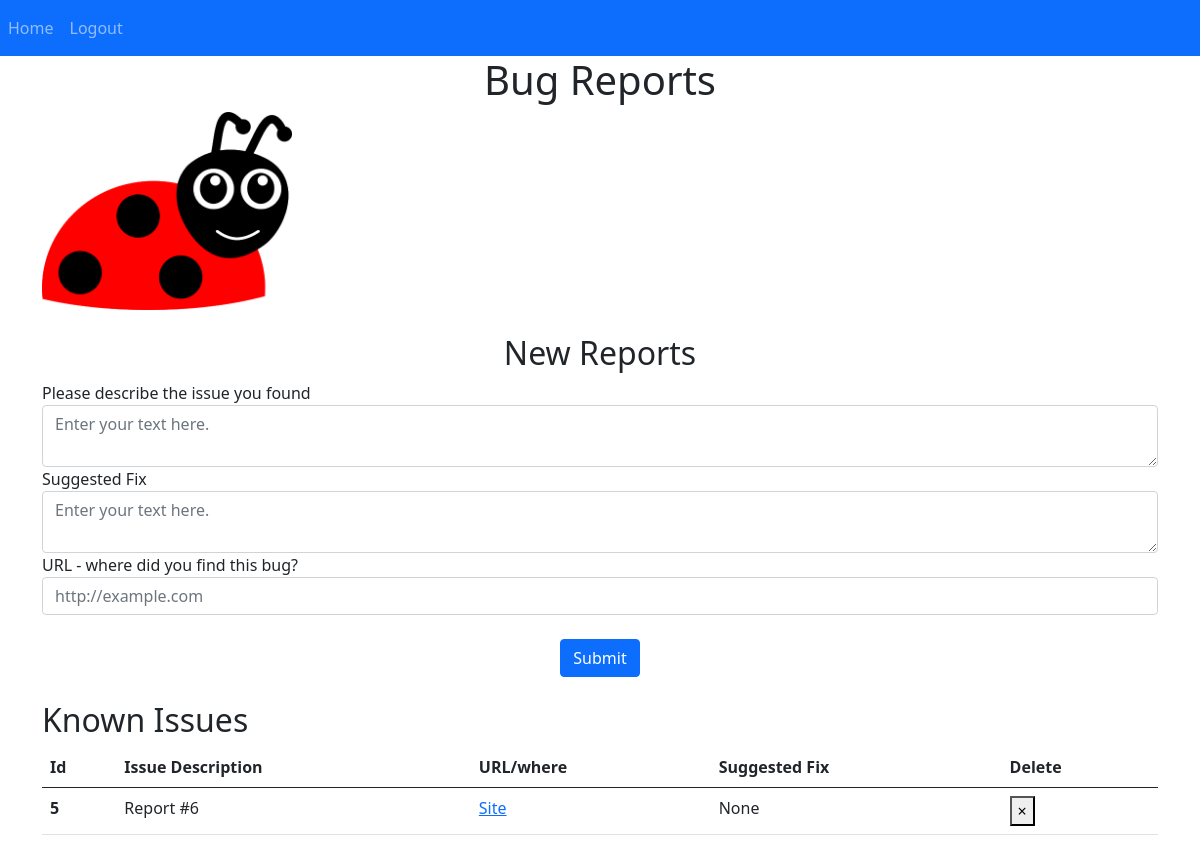
The page / (signed in) on the database as committed earlier.
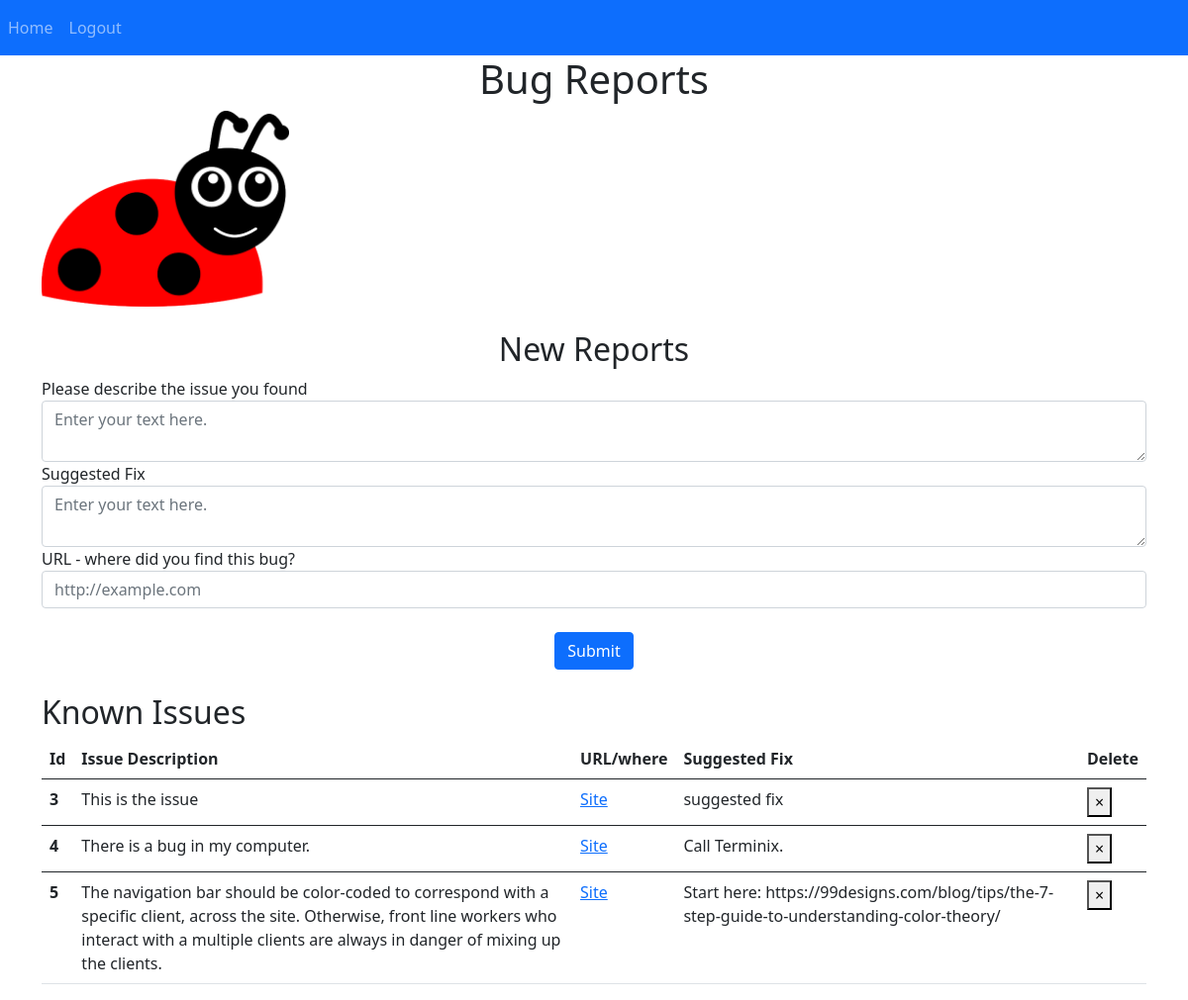
The same page on the database as committed later.
### website/models.py (models this page shows)
class Report(db.Model):
    id = db.Column(db.Integer, primary_key=True)
    issueDescription = db.Column(db.String(1500))
    url = db.Column(db.String(200))
    screenshot = db.Column(db.String(300))
    suggested_fix = db.Column(db.String(10000))
    resolution_status = db.Column(db.String(30))
    date = db.Column(db.DateTime(timezone=True), default=func.now())
    user_id = db.Column(db.Integer, db.ForeignKey('user.id'))

### website/views.py (the view, shortened to what this page needs)
@views.route('/', methods=['GET','POST'])
@login_required
def home():
    return render_template("home.html", user=current_user)

### website/__init__.py (called while the page is built)
def create_app():
    app = Flask(__name__)
    app.config['SECRET_KEY'] = 'random string'
    app.config['SQLALCHEMY_DATABASE_URI'] = f'sqlite:///{DB_NAME}'
    db.init_app(app)
    from .views import views
    from .auth import auth
    app.register_blueprint(views, url_prefix='/')
    app.register_blueprint(auth, url_prefix='/')
    from .models import User, Report
    create_database(app)
    login_manager = LoginManager()
    login_manager.login_view = 'auth.login'
    login_manager.init_app(app)
    @login_manager.user_loader
    def load_user(id):
        return User.query.get(int(id))
    return app

### website/templates/home.html
{% extends "base.html" %}{% block title %} Bug Report {% endblock %}
{% block content %}
<h1 align="center">Bug Reports</h1>
<img src="static/images/happy-ladybug.74cc4315.png" width="250" class="center">
<br/>
<br/>
<h2 align="center">New Reports</h2>
    <form method="POST">
        <div class="form-group">
            <label>Please describe the issue you found</label>
            <textarea name="issueDescription" id="issueDescription" class="form-control" placeholder="Enter your text here."></textarea>
        </div>
        <div class="form-group">
            <label>Suggested Fix</label>
            <textarea name="suggested_fix" id="suggested_fix" class="form-control" placeholder="Enter your text here."></textarea>
        </div>
        <div class="form-group">
            <label>URL - where did you find this bug?</label>
            <input type="url" name="url" id="url" class="form-control" placeholder="http://example.com" pattern="https://.*">
        </div>
        <br/>
        <div align="center">
            <button type="submit" class="btn btn-primary">Submit </button>
        </div>
    </form>
<br/>
<h2>Known Issues</h2>
<table class="table table-hover">
  <thead>
    <tr>
      <th scope="col"> Id </th>
      <th scope="col">Issue Description</th>
      <th scope="col">URL/where</th>
      <th scope="col">Suggested Fix</th>
        <th scope="col">Delete</th>
    </tr>
  </thead>
    {% for report in user.reports %}
  <tbody>
    <tr>
      <th scope="row">{{ report.id }}</th>
      <td>{{ report.issueDescription }}</td>
      <td><a href="{{ report.url }}">Site</a></td>
      <td>{{ report.suggested_fix }}</td>
        <td>
            <button type="button" class="close" onClick="deleteReport({{ report.id }})">
        <span aria-hidden="true">&times;</span>
    </button>
        </td>
    </tr>
  </tbody>
    {% endfor %}
</table>
{% endblock %}

### website/templates/base.html (shortened to what this page needs)
<!DOCTYPE html>
<html lang="en">
<head>
    <link href="https://cdn.jsdelivr.net/npm/bootstrap@5.0.0-beta2/dist/css/bootstrap.min.css" rel="stylesheet">
</head>
<body>
    <nav class="navbar navbar-expand-lg navbar-dark bg-primary">
        <div class="collapse navbar-collapse" id="navbar">
            <div class="navbar-nav">
                {% if user.is_authenticated %}
                <a class="nav-item nav-link" id="home" href="/"> Home </a>
                <a class="nav-item nav-link" id="logout" href="/logout"> Logout </a>
                {% else %}
                <a class="nav-item nav-link" id="login" href="/login"> Login </a>
                <a class="nav-item nav-link" id="signUp" href="/sign-up"> Sign Up Now! </a>
                {% endif %}
            </div>
        </div>
    </nav>
    <div class="container">
        {% block content %}{% endblock %}
    </div>
</body>
</html>

Rows that differ between the two databases and show on the page:
added Report: id "3", issueDescription "This is the issue", suggested_fix "suggested fix"
added Report: id "4", issueDescription "There is a bug in my computer.", suggested_fix "Call Terminix."
changed Report id 5: issueDescription "Report #6" → "The navigation bar should be color-coded to correspond with a specific client, across the site. Otherwise, front line workers who interact with a multiple clients are always in danger of mixing up the clients."; suggested_fix "None" → "Start here: https://99designs.com/blog/tips/the-7-step-guide-to-understanding-color-theory/"
